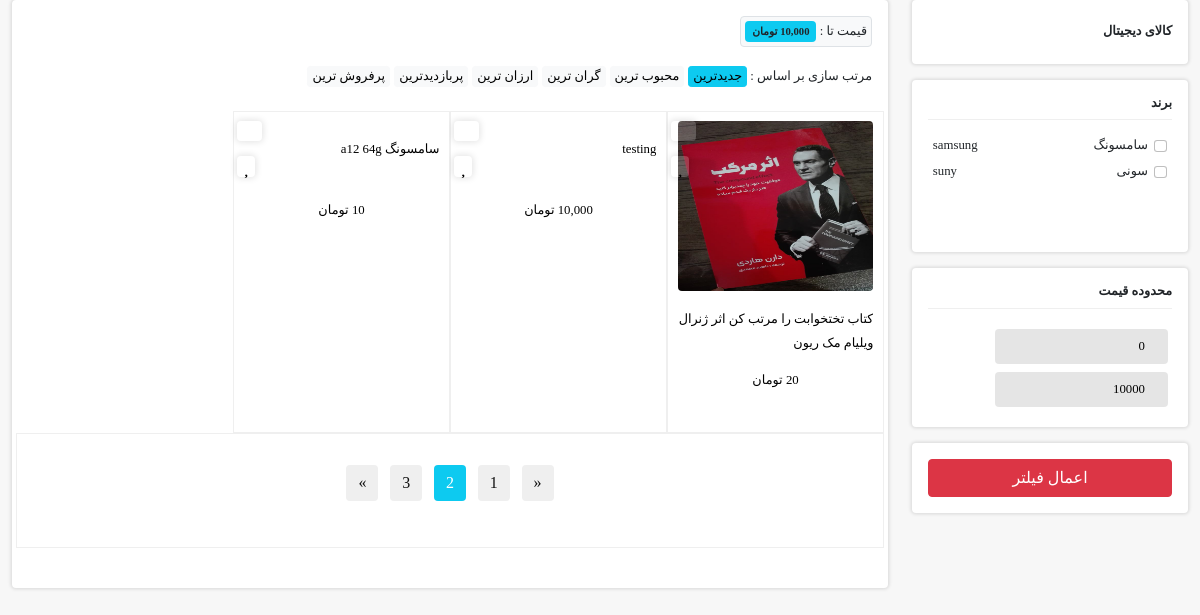
The app's page /product/ with its own data.
### products/models.py (models this page shows, shortened)
class test_mixin(models.Model):
    title = models.CharField(max_length=100, verbose_name="عنوان(به فارسی)")
    url_name = models.CharField(max_length=300, verbose_name="عنوان در url(به انگلیسی)")
    is_active = models.BooleanField(default=True, verbose_name="فعال/غیرفعال")
    is_deleted = models.BooleanField(default=False, verbose_name="حذف شده/حذف نشده")
    class Meta:
        abstract = True

class category(test_mixin):
    title_category = models.ForeignKey('category', on_delete=models.CASCADE, verbose_name="دسته بنده", null=True,
                                       blank=True, related_name='children')
    class Meta:
        verbose_name = "دسته بنده ها"
        verbose_name_plural = "دسته بندی"

class Brands(test_mixin):
    title_english = models.CharField(max_length=200, verbose_name="نام برند(به انگلیسی)")
    class Meta:
        verbose_name = 'برند'
        verbose_name_plural = 'برند ها'

class Product(models.Model):
    image = models.ImageField(upload_to="products/images")
    name = models.CharField(max_length=100, db_index=True, verbose_name='عنوان')
    price = models.IntegerField(verbose_name="قیمت")
    short_body = models.CharField(verbose_name="توضیحات کوتاه", max_length=300, db_index=True)
    body = models.TextField(db_index=True, verbose_name="توضیحات")
    is_active = models.BooleanField(default=True, verbose_name="فعال/غیرفعال")
    is_deleted = models.BooleanField(default=False, verbose_name="حذف شده/حذف نشده")
    is_sale = models.BooleanField(null=True, default=False, verbose_name="محصول تخفیف دارد./ندارد")
    sale_price = models.DecimalField(verbose_name="درصد تخفیف", default=0, max_digits=3, decimal_places=2)
    slug = models.SlugField(default='', null=False, blank=True, max_length=200, unique=True,
                            verbose_name='عنوان در url', allow_unicode=True)
    category_product = models.ManyToManyField(category, verbose_name="دسته بندی",
                                              db_index=True, null=True)
    brand = models.ForeignKey(Brands, on_delete=models.CASCADE, verbose_name='برند', null=True, blank=True)
    class Meta:
        verbose_name = 'محصول '
        verbose_name_plural = 'محصولات '

### products/views.py (the view)
# urls.py: path('',views.productListView.as_view(),name='products'),
class productListView(ListView):
    model = Product
    context_object_name = 'products'
    template_name = 'product/list_product.html'
    def get_queryset(self):
        queryset = super().get_queryset()
        queryset = queryset.select_related('brand')
        queryset = queryset.prefetch_related('category_product')
        search = self.request.GET.get('search')
        if search is not None and search != '':
            queryset = queryset.filter(Q(name__icontains=search)
                                       | Q(short_body__icontains=search)
                                       | Q(body__icontains=search))
        start_price = self.request.GET.get('startPrice')
        end_price = self.request.GET.get('endPrice')
        if start_price is not None:
            queryset = queryset.filter(price__gte=start_price)
        if end_price is not None:
            queryset = queryset.filter(price__lte=end_price)
        if queryset:
            queryset = queryset.filter(is_active=True)
        categories = self.kwargs.get('cate_gory')
        if categories:
            queryset = queryset.filter(category_product__url_name__iexact=categories)
        brand_ids = self.request.GET.getlist('brand')
        if brand_ids:
            queryset = queryset.filter(brand_id__in=brand_ids).distinct()
        else:
            queryset = queryset.filter(is_active=True)
        return queryset
    def get_context_data(self,*args,**kwargs):
        context = super().get_context_data(*args,**kwargs)
        context['categories'] = get_all_categories()
        context['brands'] = Brands.objects.filter(is_active=True)
        max_l = Product.objects.aggregate(Max('price'))
        context['max_price'] = max_l
        context['start_price'] = int( self.request.GET.get('startPrice') or 0)
        context['end_price'] = int(self.request.GET.get('endPrice') or max_l['price__max'])
        brand_ids= self.request.GET.getlist('brand')
        if brand_ids is not None:
            context['filter_brand'] = Brands.objects.filter(id__in=brand_ids)
            context['brand_ids'] = brand_ids
        search = self.request.GET.get('search')
        if search is not None and search != '':
            context['search'] = search
        url_category = self.kwargs.get('cate_gory')
        CA = category.objects.filter(is_active=True,is_deleted=False,url_name__iexact=url_category).first()
        context['category'] = CA
        return context

### products/templates/product/list_product.html (shortened to what this page needs)
{% extends 'repository/base.html' %}
{% load humanize %}
{% load thumbnail %}
{% load poll_extras %}
{% block contend %}
<section class="">
        <section id="main-body-two-col" class="container-xxl body-container">
            <section class="row">
                <aside id="sidebar" class="sidebar col-md-3">
                    <section class="content-wrapper bg-white p-3 rounded-2 mb-3">
                        <section class="sidebar-nav">
                             {% for category in categories %}
                            <section class="sidebar-nav-item">
                                <span class="sidebar-nav-item-title"><a href="{% url 'products_category' cate_gory=category.url_name %}">{{ category.name }}</a>{% if category.subcategories %}<i class="fa fa-angle-left"></i>{% endif %} </span>
                            </section>
                            {% endfor %}
                        </section>
                    </section>
                    <section class="content-wrapper bg-white p-3 rounded-2 mb-3">
                        <section class="content-header mb-3">
                            <section class="d-flex justify-content-between align-items-center">
                                <h2 class="content-header-title content-header-title-small">
                                    برند
                                </h2>
                            </section>
                        </section>
                        <section class="sidebar-brand-wrapper">
                          <form method="get"  action="{% url 'products' %}" id="brands">
                            {% for brand in brands %}
                                <section class="form-check sidebar-brand-item">
                                     <input class="form-check-input" type="checkbox" name="brand" value="{{ brand.id }}" id="brand-{{ brand.id }}" {% if brand.id|stringformat:"s" in brand_ids %}checked{% endif %}>
                                    <label class="form-check-label d-flex justify-content-between" for="brand-{{ brand.id }}">
                        <span>{{ brand.title }}</span>
                         <span>{{ brand.title_english }}</span>
                    </label>
        </section>
    {% endfor %}
                              <br>
                              <br>
</form>
                        </section>
                    </section>
                    <section class="content-wrapper bg-white p-3 rounded-2 mb-3">
                        <section class="content-header mb-3">
                            <section class="d-flex justify-content-between align-items-center">
                                <h2 class="content-header-title content-header-title-small">
                                    محدوده قیمت
                                </h2>
                            </section>
                        </section>
                        <section class="sidebar-price-range d-flex justify-content-between">
                            <form method="get" action="{% url 'products' %}" id="form_price">
                            <section class="p-1"><input type="number" name="startPrice" id="startPrice" min="0" value="0" placeholder="قیمت از ..."></section>
                            <section class="p-1"><input type="number" name="endPrice" id="endPrice" min="0" value="{{max_price.price__max}}" max="{{ max_price.price__max }}" placeholder="قیمت تا ..."></section>
                            </form>
                        </section>
                    </section>
                    <section class="content-wrapper bg-white p-3 rounded-2 mb-3">
                        <section class="sidebar-filter-btn d-grid gap-2">
                            <button class="btn btn-danger" type="button" onclick="price({% url 'products' %})">اعمال فیلتر</button>
                        </section>
                    </section>
                </aside>
                <main id="main-body" class="main-body col-md-9">
                    <section class="content-wrapper bg-white p-3 rounded-2 mb-2">
                        <section class="filters mb-3">
                        {% if end_price %}
                            <span class="d-inline-block border p-1 rounded bg-light">قیمت تا : <span class="badge bg-info text-dark">{{ end_price | price  }}</span></span>
                        {% endif %}
                        </section>
                        <section class="sort ">
                            <span>مرتب سازی بر اساس : </span>
                            <button class="btn btn-info btn-sm px-1 py-0" type="button">جدیدترین</button>
                            <button class="btn btn-light btn-sm px-1 py-0" type="button">محبوب ترین</button>
                            <button class="btn btn-light btn-sm px-1 py-0" type="button">گران ترین</button>
                            <button class="btn btn-light btn-sm px-1 py-0" type="button">ارزان ترین</button>
                            <button class="btn btn-light btn-sm px-1 py-0" type="button">پربازدیدترین</button>
                            <button class="btn btn-light btn-sm px-1 py-0" type="button">پرفروش ترین</button>
                        </section>
                        <section class="main-product-wrapper row my-4">
                            {% for product in products %}
                            	<section class="col-md-3 p-0">
                                <section class="product">
                                    <section class="product-add-to-cart"><a href="#" data-bs-toggle="tooltip" data-bs-placement="left" title="" data-bs-original-title="افزودن به سبد خرید" aria-label="افزودن به سبد خرید"><i class="fa fa-cart-plus"></i></a></section>
                                    <section class="product-add-to-favorite"><a href="#" data-bs-toggle="tooltip" data-bs-placement="left" title="" data-bs-original-title="افزودن به علاقه مندی" aria-label="افزودن به علاقه مندی"><i class="fa fa-heart"></i></a></section>
                                    <a class="product-link" href="{% url 'detail' slug=product.slug pk=product.id %}">
                                        <section class="product-image">
                                        {% if product.image %}
                                        	{% thumbnail product.image "700x700" quality=100 crop="center" as im %}
                                            <img class="" src="{{ im.url }}" alt="">
                                                {% endthumbnail %}
                                            {% else %}
                                            <img class="" src="/static/assets/images/products/13.jpg" alt="">
                                        {% endif %}
                                        </section>
                                        <section class="product-colors"></section>
                                        <section class="product-name"><h3>{{ product.short_body }}</h3></section>
                                        <section class="product-price-wrapper">
                                            <section class="product-price">{{ product.price|price }}</section>
                                        </section>
                                    </a>
                                </section>
                            </section>
                            {% endfor %}
                            <section class="col-12">
                                <section class="my-4 d-flex justify-content-center">
                                    <nav>
                                        <ul class="pagination">
                                            <li class="page-item">
                                                <a class="page-link" href="#" aria-label="Previous">
                                                    <span aria-hidden="true">«</span>
                                                </a>
                                            </li>
                                            <li class="page-item"><a class="page-link" href="#">1</a></li>
                                            <li class="page-item active"><a class="page-link" href="#">2</a></li>
                                            <li class="page-item"><a class="page-link" href="#">3</a></li>
                                            <li class="page-item">
                                                <a class="page-link" href="#" aria-label="Next">
                                                    <span aria-hidden="true">»</span>
                                                </a>
                                            </li>
                                        </ul>
                                    </nav>
                                </section>
                            </section>
                        </section>
                    </section>
                </main>
            </section>
        </section>
    </section>
{% endblock %}

### records on screen
category: name "کالای دیجیتال"
Brands: title "سامسونگ", title_english "samsung"
Brands: title "سونی", title_english "suny"
Product: short_body "کتاب تختخوابت را مرتب کن اثر ژنرال ویلیام مک ریون", price "20 تومان"
Product: short_body "testing", price "10,000 تومان"
Product: short_body "سامسونگ a12 64g", price "10 تومان"

### other values on screen
{{ end_price | price }} "10,000 تومان"
